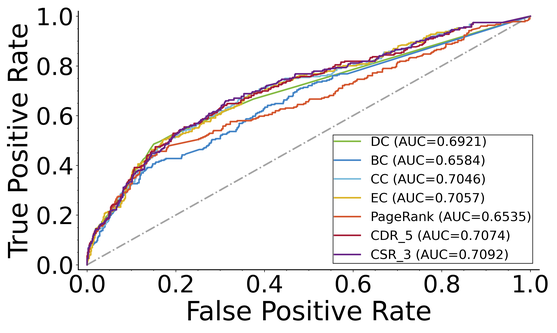
#> input picture figures/Fig 4.7 大肠杆菌PPI网络综合结果/Fig 4.7(a) 大肠杆菌PPI网络ROC曲线/大肠杆菌PPI网络ROC曲线.png, 557 x 333 px, shrunk from 3507 x 2100 before the run
$ python script-7.py
#> lines starting #> are read from the running program, lines starting #| are printed output that depends on the picture
import matplotlib.pyplot as plt
import matplotlib.image as mpimg
import os

# 设置工作路径为当前文件所在的目录
current_file_dir = os.path.dirname(os.path.abspath(__file__))
os.chdir(current_file_dir)


# 读取图片
p1 = mpimg.imread('Fig 4.7(a) 大肠杆菌PPI网络ROC曲线/大肠杆菌PPI网络ROC曲线.png')
#> p1 is the input picture: shape (333, 557, 4) float32; mean R, G, B, A 0.941, 0.937, 0.937, 1
p2 = mpimg.imread('Fig 4.7(b) 大肠杆菌PPI网络PR曲线/大肠杆菌PPI网络PR曲线.png')
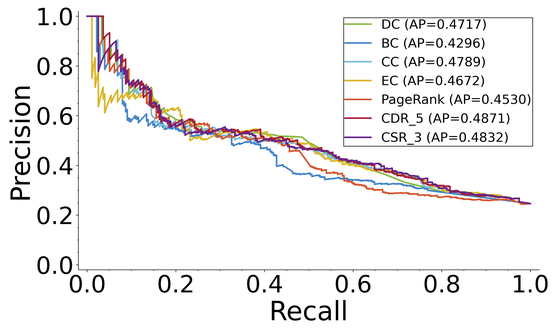
#> input picture figures/Fig 4.7 大肠杆菌PPI网络综合结果/Fig 4.7(b) 大肠杆菌PPI网络PR曲线/大肠杆菌PPI网络PR曲线.png, 557 x 333 px, shrunk from 3507 x 2100 before the run
#> p2 is the input picture: shape (333, 557, 4) float32; mean R, G, B, A 0.951, 0.945, 0.945, 1
p3 = mpimg.imread('Fig 4.7(c) 大肠杆菌PPI网络Jackknife关键蛋白质累加数量曲线/大肠杆菌PPI网络Jackknife关键蛋白质累加数量曲线.png')
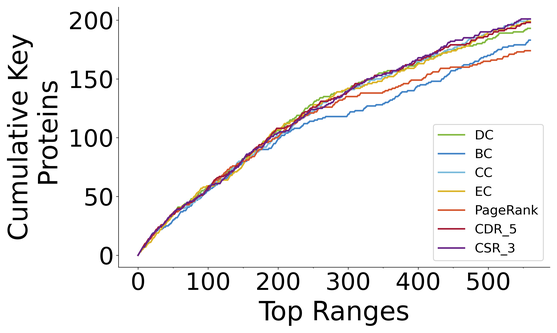
#> input picture figures/Fig 4.7 大肠杆菌PPI网络综合结果/Fig 4.7(c) 大肠杆菌PPI网络Jackknife关键蛋白质累加数量曲线/大肠杆菌PPI网络Jackknife关键蛋白质累加数量曲线.png, 557 x 333 px, shrunk from 3507 x 2100 before the run
#> p3 is the input picture: shape (333, 557, 4) float32; mean R, G, B, A 0.957, 0.954, 0.954, 1
p4 = mpimg.imread('Fig 4.7(d) 大肠杆菌PPI网络关键蛋白质排名分布/大肠杆菌PPI网络关键蛋白质排名分布.png')
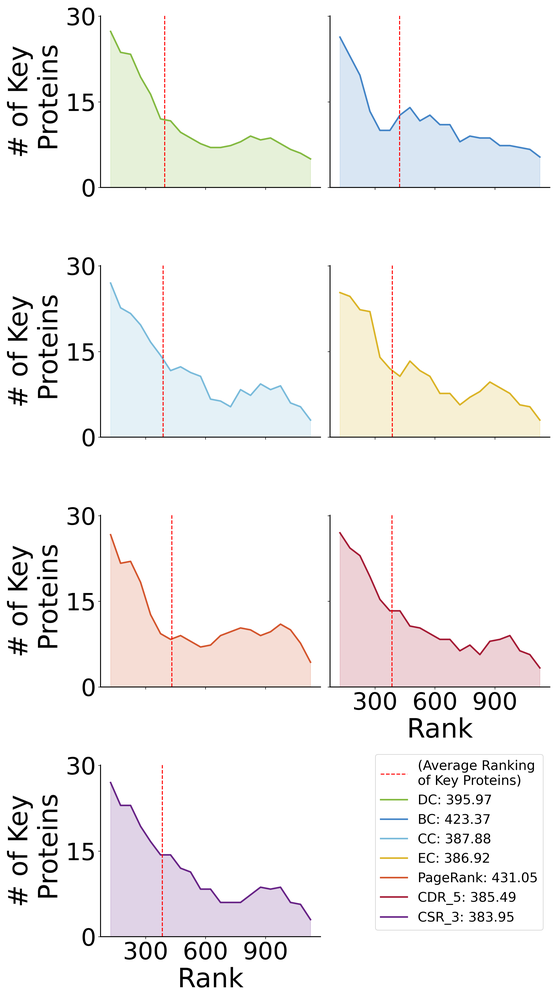
#> input picture figures/Fig 4.7 大肠杆菌PPI网络综合结果/Fig 4.7(d) 大肠杆菌PPI网络关键蛋白质排名分布/大肠杆菌PPI网络关键蛋白质排名分布.png, 557 x 1000 px, shrunk from 3507 x 6300 before the run
#> p4 is the input picture: shape (1000, 557, 4) float32; mean R, G, B, A 0.958, 0.952, 0.951, 1

# 创建一个 3x2 的子图布局，使用 gridspec 来控制布局
fig = plt.figure(figsize=(11.69 * 2, 7 * 3), dpi=300)  # 调整总大小，宽度为两张 11.69 宽的图，高度为三张 7 高的图
gs = plt.GridSpec(3, 2, width_ratios=[1, 1], height_ratios=[7, 7, 7])

# 绘制 p1、p2、p3 在左列
ax1 = fig.add_subplot(gs[0, 0])
ax1.imshow(p1)
ax1.axis('off')
# 在 p1 下方居中添加编号 (a)
ax1.text(0.5, -0.05, '(a)', transform=ax1.transAxes, ha='center', va='center', fontsize=40)

ax2 = fig.add_subplot(gs[1, 0])
ax2.imshow(p2)
ax2.axis('off')
# 在 p2 下方居中添加编号 (b)
ax2.text(0.5, -0.05, '(b)', transform=ax2.transAxes, ha='center', va='center', fontsize=40)

ax3 = fig.add_subplot(gs[2, 0])
ax3.imshow(p3)
ax3.axis('off')
# 在 p3 下方居中添加编号 (c)
ax3.text(0.5, -0.05, '(c)', transform=ax3.transAxes, ha='center', va='center', fontsize=40)

# 绘制 p4 在右列，跨越三行
ax4 = fig.add_subplot(gs[:, 1])
ax4.imshow(p4)
ax4.axis('off')
# 在 p4 下方居中添加编号 (d)
ax4.text(0.5, -0.02, '(d)', transform=ax4.transAxes, ha='center', va='center', fontsize=40)

# 调整子图之间的间距
plt.tight_layout()

# 保存图片
plt.savefig('大肠杆菌PPI网络综合结果.png', dpi=300)
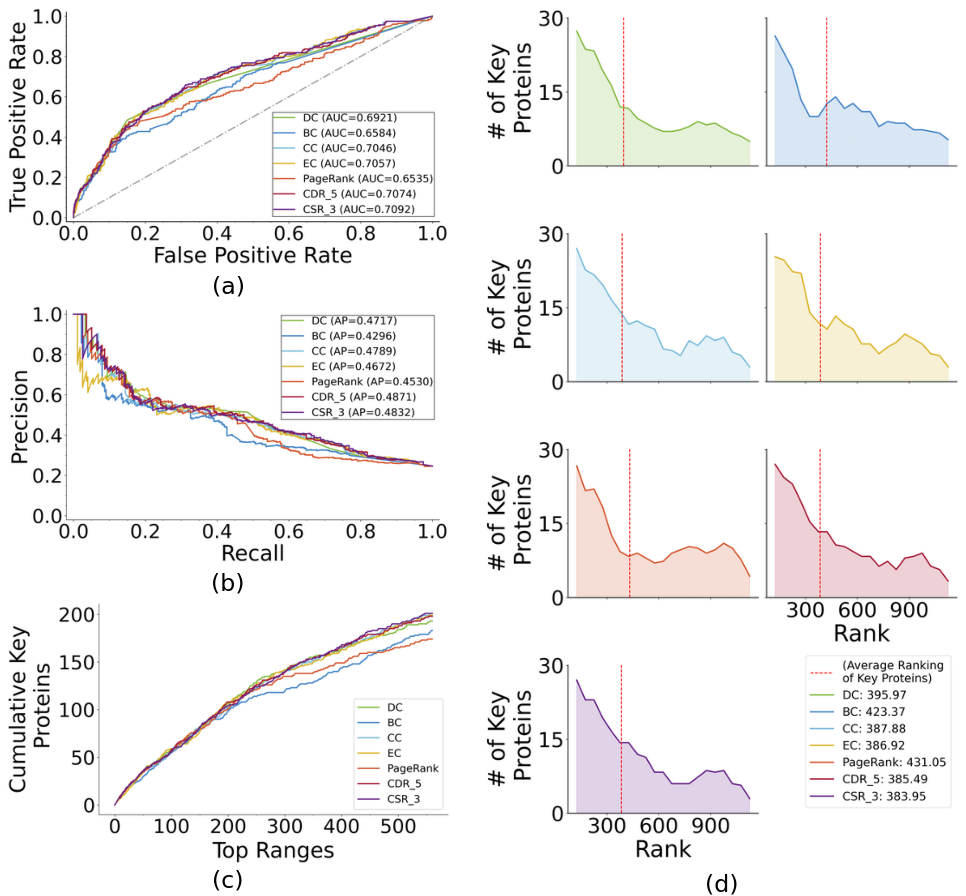
#> figure drawn by matplotlib, 4 panels
plt.savefig('大肠杆菌PPI网络综合结果.pdf', dpi=300)

# 显示图片
plt.show()
